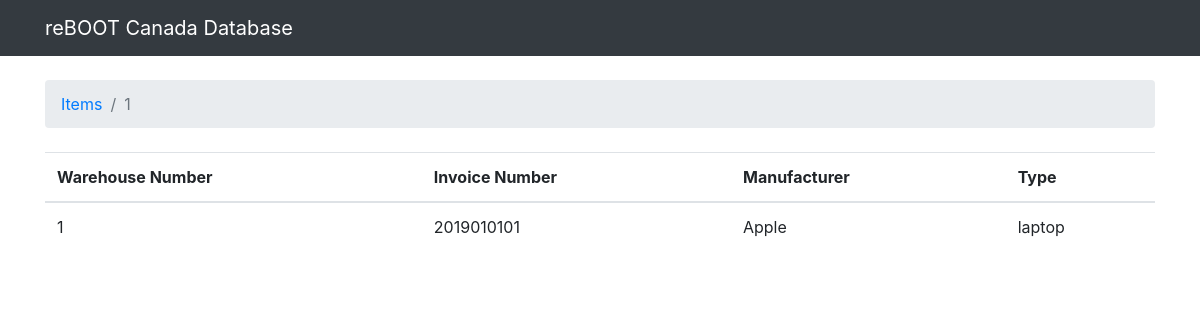
The app's page /boards/4/ with its own data.
### boards/models.py (models this page shows, shortened)
class Item(models.Model):
    warehousenum = models.CharField(validators=[MinLengthValidator(10)], max_length = 10, blank = False)
    invoicenum = models.CharField(validators=[MinLengthValidator(10)], max_length = 10, blank = False)
    MANUFACTURER = (
    ('Apple', 'Apple'),
    ('Dell', 'Dell'),
    ('HP', 'HP'),
    ('MicroSoft', 'MicroSoft'),
    ('Lenovo', 'Lenovo'),
    ('Google', 'Google'),
    )
    manufacturer = models.CharField(max_length = 300, choices = MANUFACTURER)
    ITEM_TYPE = (
    ('Laptop', 'Laptop'),
    ('Desktop', 'Desktop'),
    ('Printer', 'Printer'),
    ('HardDrive', 'HardDrive'),
    )
    item_type = models.CharField(max_length = 200, choices = ITEM_TYPE)
    recieved_date = models.DateTimeField(auto_now_add = True)

### boards/views.py (the view)
# urls.py: url(r'^boards/(?P<pk>\d+)/$', views.items_evaluation, name='items_evaluation'),
def items_evaluation(request, pk):
    try:
        items = Item.objects.get(pk=pk)
    except Item.DoesNotExist:
        raise Http404
    return render(request, 'evaluation.html', {'items': items})

### templates/evaluation.html (shortened to what this page needs)
{% load static %}<!DOCTYPE html>
<html>
  <head>
    <link rel="stylesheet" href="{% static 'css/bootstrap.min.css' %}">
  </head>
  <nav class="navbar navbar-expand-lg navbar-dark bg-dark">
    <div class="container">
      <a class="navbar-brand" href="{% url 'home' %}">reBOOT Canada Database</a>
    </div>
  </nav>
  <body>
    <div class="container">
      <ol class="breadcrumb my-4">
        <li class="breadcrumb-item"><a href="{% url 'home' %}">Items</a></li>
        <li class="breadcrumb-item active">{{ items.warehousenum }}</li>
      </ol>
      <table class="table">
        <thead class="thead-inverse">
          <tr>
            <th>Warehouse Number</th>
            <th>Invoice Number</th>
            <th>Manufacturer</th>
            <th>Type</th>
          </tr>
        </thead>
        <tbody>
            <tr>
              <td class = 'aligh_middle'>{{ items.warehousenum }}</td>
              <td class = 'aligh_middle'>{{ items.invoicenum }}</td>
              <td class = 'align-middle'>{{ items.manufacturer }}</td>
              <td class = 'align-middle'>{{ items.item_type }}</td>
            </tr>
        </tbody>
      </table>
    </div>
  </body>
</html>

### records on screen
Item: warehousenum "1", invoicenum "2019010101", manufacturer "Apple", item_type "laptop"
